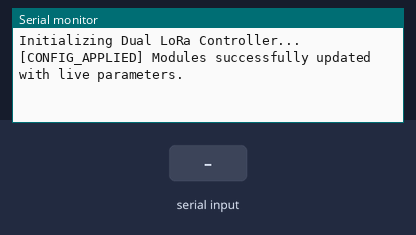
This sketch was run on a simulated ESP32. Parts: the last lines printed to the serial monitor. The inputs (shaded band) are chosen by the test bench. The modem accepts every AT command (registered, SIM ready, sends succeed) and sends nothing else.

Above: at 18.7 s.
18.8 s: "SEND1:,45\n" received over Serial
At 19.4 s:
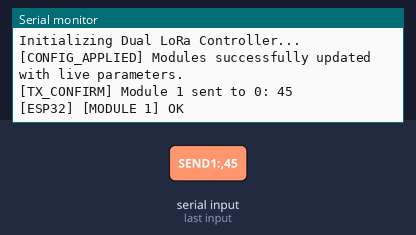
20.3 s: "CONFIG:\n" received over the second serial link
At 21.5 s:
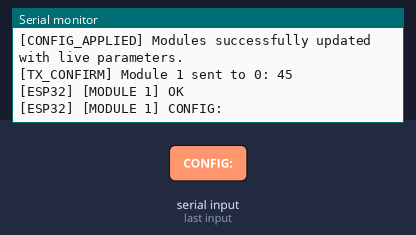
21.8 s: "SEND1:\n" received over the second serial link
At 22.8 s:
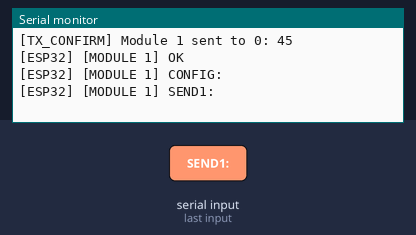
23.3 s: "90,45,200\n" received over the second serial link
At 23.9 s:
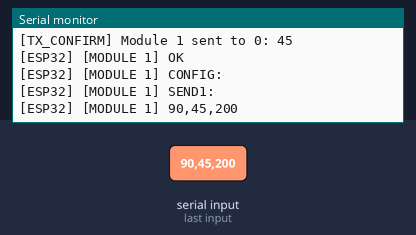
24.8 s: "90,45\n" received over the second serial link
At 26.0 s:
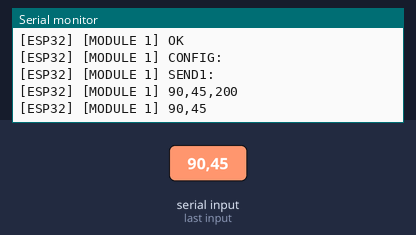
26.3 s: "90,45,200,10\n" received over the second serial link
At 27.4 s:
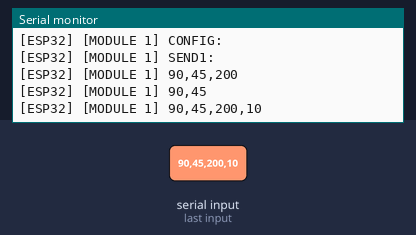

Measured:
- after the input at 18.8 s, the serial monitor: prints a new line at once (image 1)
- after the input at 20.3 s, the serial monitor: prints a new line at once (image 2)
- after the input at 21.8 s, the serial monitor: prints a new line at once (image 3)
- after the input at 23.3 s, the serial monitor: prints a new line at once (image 4)
- after the input at 24.8 s, the serial monitor: prints a new line at once (image 5)
- after the input at 26.3 s, the serial monitor: prints a new line at once (image 6)

The sketch:

ESP32_Dual_LoRa_Stream.ino
```cpp
#include <HardwareSerial.h>

HardwareSerial LoRa1(2); // UART2
HardwareSerial LoRa2(1); // UART1

#define LORA1_RX 16
#define LORA1_TX 17
#define LORA2_RX 25
#define LORA2_TX 26
#define LORA_BAUD 115200

// Default parameters
int addr1 = 101;
int addr2 = 102;
int netId = 6;
unsigned long band = 868000000UL;
int rfPower = 2; // Default 2 dBm

String readResponse(HardwareSerial &radio, unsigned long timeout) {
  String response = "";
  unsigned long start = millis();
  while (millis() - start < timeout) {
    while (radio.available()) {
      response += (char)radio.read();
    }
    delay(2);
  }
  response.trim();
  return response;
}

bool sendAT(HardwareSerial &radio, const char *command, const char *expected, const char *moduleName) {
  while (radio.available()) radio.read();
  radio.println(command);
  String response = readResponse(radio, 1500);
  return response.indexOf(expected) >= 0;
}

void applyModuleSettings(int a1, int a2, int nId, unsigned long bnd, int pwr) {
  addr1 = a1;
  addr2 = a2;
  netId = nId;
  band = bnd;
  rfPower = pwr;

  char cmd[50];

  // Configure Module 1
  sendAT(LoRa1, "AT", "+OK", "MODULE 1");
  snprintf(cmd, sizeof(cmd), "AT+ADDRESS=%d", addr1);
  sendAT(LoRa1, cmd, "+OK", "MODULE 1");
  snprintf(cmd, sizeof(cmd), "AT+NETWORKID=%d", netId);
  sendAT(LoRa1, cmd, "+OK", "MODULE 1");
  snprintf(cmd, sizeof(cmd), "AT+BAND=%lu", band);
  sendAT(LoRa1, cmd, "+OK", "MODULE 1");
  snprintf(cmd, sizeof(cmd), "AT+CRFOP=%d", rfPower);
  sendAT(LoRa1, cmd, "+OK", "MODULE 1");

  // Configure Module 2
  sendAT(LoRa2, "AT", "+OK", "MODULE 2");
  snprintf(cmd, sizeof(cmd), "AT+ADDRESS=%d", addr2);
  sendAT(LoRa2, cmd, "+OK", "MODULE 2");
  snprintf(cmd, sizeof(cmd), "AT+NETWORKID=%d", netId);
  sendAT(LoRa2, cmd, "+OK", "MODULE 2");
  snprintf(cmd, sizeof(cmd), "AT+BAND=%lu", band);
  sendAT(LoRa2, cmd, "+OK", "MODULE 2");
  snprintf(cmd, sizeof(cmd), "AT+CRFOP=%d", rfPower);
  sendAT(LoRa2, cmd, "+OK", "MODULE 2");

  Serial.println("[CONFIG_APPLIED] Modules successfully updated with live parameters.");
}

void pollRadios() {
  for (int i = 1; i <= 2; i++) {
    HardwareSerial &radio = (i == 1) ? LoRa1 : LoRa2;
    const char *modName = (i == 1) ? "MODULE 1" : "MODULE 2";

    while (radio.available()) {
      String line = radio.readStringUntil('\n');
      line.trim();
      if (line.length() > 0) {
        if (line.startsWith("+RCV=")) {
          int firstComma = line.indexOf(',');
          int secondComma = line.indexOf(',', firstComma + 1);
          if (firstComma > 0 && secondComma > 0) {
            String sender = line.substring(5, firstComma);
            int lastComma = line.lastIndexOf(',');
            int secondLastComma = line.lastIndexOf(',', lastComma - 1);
            String payload = line.substring(secondComma + 1, secondLastComma);
            String rssi = line.substring(secondLastComma + 1, lastComma);

            Serial.printf("[RX_EVENT] Target:%s | From:%s | Payload:\"%s\" | RSSI:%s dBm\n",
                          modName, sender.c_str(), payload.c_str(), rssi.c_str());
          }
        } else {
          Serial.printf("[ESP32] [%s] %s\n", modName, line.c_str());
        }
      }
    }
  }
}

void setup() {
  Serial.begin(115200);
  delay(1500);
  Serial.println("\nInitializing Dual LoRa Controller...");

  LoRa1.begin(LORA_BAUD, SERIAL_8N1, LORA1_RX, LORA1_TX);
  LoRa2.begin(LORA_BAUD, SERIAL_8N1, LORA2_RX, LORA2_TX);
  delay(1000);

  applyModuleSettings(addr1, addr2, netId, band, rfPower);
}

void loop() {
  pollRadios();

  if (Serial.available()) {
    String cmd = Serial.readStringUntil('\n');
    cmd.trim();
    if (cmd.length() > 0) {
      if (cmd.startsWith("CONFIG:")) {
        // Format: CONFIG:m1Addr,m2Addr,netId,band,power
        int c1 = cmd.indexOf(',');
        int c2 = cmd.indexOf(',', c1 + 1);
        int c3 = cmd.indexOf(',', c2 + 1);
        int c4 = cmd.indexOf(',', c3 + 1);
        if (c1 > 0 && c2 > 0 && c3 > 0 && c4 > 0) {
          int newA1 = cmd.substring(7, c1).toInt();
          int newA2 = cmd.substring(c1 + 1, c2).toInt();
          int newNet = cmd.substring(c2 + 1, c3).toInt();
          unsigned long newBand = cmd.substring(c3 + 1, c4).toInt();
          int newPwr = cmd.substring(c4 + 1).toInt();

          applyModuleSettings(newA1, newA2, newNet, newBand, newPwr);
        }
      } else if (cmd.startsWith("SEND1:")) {
        int comma = cmd.indexOf(',', 6);
        if (comma > 0) {
          int dest = cmd.substring(6, comma).toInt();
          String msg = cmd.substring(comma + 1);
          LoRa1.printf("AT+SEND=%d,%d,%s\r\n", dest, msg.length(), msg.c_str());
          Serial.printf("[TX_CONFIRM] Module 1 sent to %d: %s\n", dest, msg.c_str());
        }
      } else if (cmd.startsWith("SEND2:")) {
        int comma = cmd.indexOf(',', 6);
        if (comma > 0) {
          int dest = cmd.substring(6, comma).toInt();
          String msg = cmd.substring(comma + 1);
          LoRa2.printf("AT+SEND=%d,%d,%s\r\n", dest, msg.length(), msg.c_str());
          Serial.printf("[TX_CONFIRM] Module 2 sent to %d: %s\n", dest, msg.c_str());
        }
      }
    }
  }
}
```
